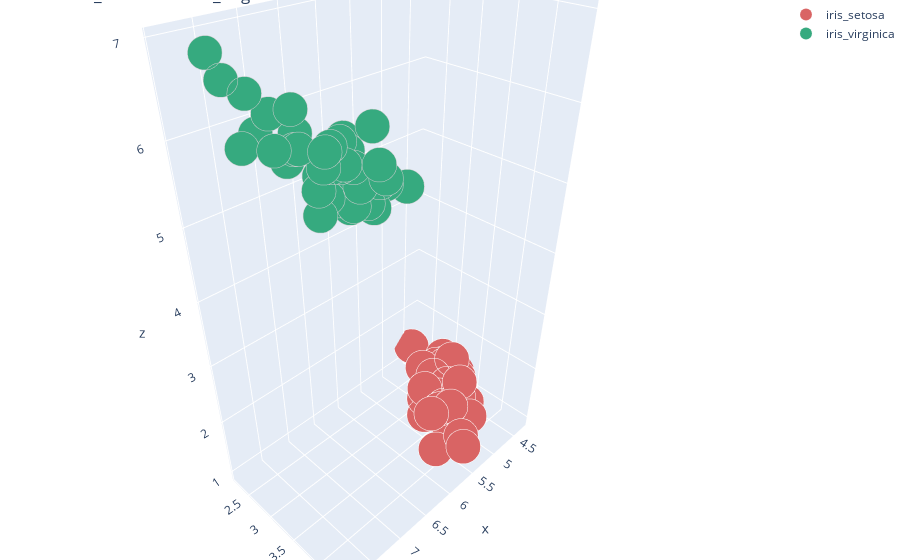

Notebook cell for this chart:
### Code cell
# import data again
data = pd.read_csv('Iris.csv')
# data of iris setosa
iris_setosa = data[data.Species == "Iris-setosa"]
# # data of iris virginica
iris_virginica = data[data.Species == "Iris-virginica"]

# trace1 =  iris setosa
trace1 = go.Scatter3d(
    x=iris_setosa.SepalLengthCm,
    y=iris_setosa.SepalWidthCm,
    z=iris_setosa.PetalLengthCm,
    mode='markers',
    name = "iris_setosa",
    marker=dict(
        color='rgb(217, 100, 100)',
        size=12,
        line=dict(
            color='rgb(255, 255, 255)',
            width=0.1
        )
    )
)
# trace2 =  iris virginica
trace2 = go.Scatter3d(
    x=iris_virginica.SepalLengthCm,
    y=iris_virginica.SepalWidthCm,
    z=iris_virginica.PetalLengthCm,
    mode='markers',
    name = "iris_virginica",
    marker=dict(
        color='rgb(54, 170, 127)',
        size=12,
        line=dict(
            color='rgb(204, 204, 204)',
            width=0.1
        )
    )
)
data = [trace1, trace2]
layout = go.Layout(
    title = ' 3D iris_setosa and iris_virginica',
    margin=dict(
        l=0,
        r=0,
        b=0,
        t=0
    )
)
fig = go.Figure(data=data, layout=layout)
iplot(fig)

### Figure 1 — Plotly figure (JSON) as saved in the notebook; plotly's stock layout.template omitted (floating-point values rounded to 4 significant figures)
{"data": [{"marker": {"color": "rgb(217, 100, 100)", "line": {"color": "rgb(255, 255, 255)", "width": 0.1}, "size": 12}, "mode": "markers", "name": "iris_setosa", "type": "scatter3d", "x": [5.1, 4.9, 4.7, 4.6, 5, 5.4, 4.6, 5, 4.4, 4.9, 5.4, 4.8, 4.8, 4.3, 5.8, 5.7, 5.4, 5.1, 5.7, 5.1, 5.4, 5.1, 4.6, 5.1, 4.8, 5, 5, 5.2, 5.2, 4.7, 4.8, 5.4, 5.2, 5.5, 4.9, 5, 5.5, 4.9, 4.4, 5.1, 5, 4.5, 4.4, 5, 5.1, 4.8, 5.1, 4.6, 5.3, 5], "y": [3.5, 3, 3.2, 3.1, 3.6, 3.9, 3.4, 3.4, 2.9, 3.1, 3.7, 3.4, 3, 3, 4, 4.4, 3.9, 3.5, 3.8, 3.8, 3.4, 3.7, 3.6, 3.3, 3.4, 3, 3.4, 3.5, 3.4, 3.2, 3.1, 3.4, 4.1, 4.2, 3.1, 3.2, 3.5, 3.1, 3, 3.4, 3.5, 2.3, 3.2, 3.5, 3.8, 3, 3.8, 3.2, 3.7, 3.3], "z": [1.4, 1.4, 1.3, 1.5, 1.4, 1.7, 1.4, 1.5, 1.4, 1.5, 1.5, 1.6, 1.4, 1.1, 1.2, 1.5, 1.3, 1.4, 1.7, 1.5, 1.7, 1.5, 1, 1.7, 1.9, 1.6, 1.6, 1.5, 1.4, 1.6, 1.6, 1.5, 1.5, 1.4, 1.5, 1.2, 1.3, 1.5, 1.3, 1.5, 1.3, 1.3, 1.3, 1.6, 1.9, 1.4, 1.6, 1.4, 1.5, 1.4]}, {"marker": {"color": "rgb(54, 170, 127)", "line": {"color": "rgb(204, 204, 204)", "width": 0.1}, "size": 12}, "mode": "markers", "name": "iris_virginica", "type": "scatter3d", "x": [6.3, 5.8, 7.1, 6.3, 6.5, 7.6, 4.9, 7.3, 6.7, 7.2, 6.5, 6.4, 6.8, 5.7, 5.8, 6.4, 6.5, 7.7, 7.7, 6, 6.9, 5.6, 7.7, 6.3, 6.7, 7.2, 6.2, 6.1, 6.4, 7.2, 7.4, 7.9, 6.4, 6.3, 6.1, 7.7, 6.3, 6.4, 6, 6.9, 6.7, 6.9, 5.8, 6.8, 6.7, 6.7, 6.3, 6.5, 6.2, 5.9], "y": [3.3, 2.7, 3, 2.9, 3, 3, 2.5, 2.9, 2.5, 3.6, 3.2, 2.7, 3, 2.5, 2.8, 3.2, 3, 3.8, 2.6, 2.2, 3.2, 2.8, 2.8, 2.7, 3.3, 3.2, 2.8, 3, 2.8, 3, 2.8, 3.8, 2.8, 2.8, 2.6, 3, 3.4, 3.1, 3, 3.1, 3.1, 3.1, 2.7, 3.2, 3.3, 3, 2.5, 3, 3.4, 3], "z": [6, 5.1, 5.9, 5.6, 5.8, 6.6, 4.5, 6.3, 5.8, 6.1, 5.1, 5.3, 5.5, 5, 5.1, 5.3, 5.5, 6.7, 6.9, 5, 5.7, 4.9, 6.7, 4.9, 5.7, 6, 4.8, 4.9, 5.6, 5.8, 6.1, 6.4, 5.6, 5.1, 5.6, 6.1, 5.6, 5.5, 4.8, 5.4, 5.6, 5.1, 5.1, 5.9, 5.7, 5.2, 5, 5.2, 5.4, 5.1]}], "layout": {"margin": {"b": 0, "l": 0, "r": 0, "t": 0}, "title": {"text": " 3D iris_setosa and iris_virginica"}}}
